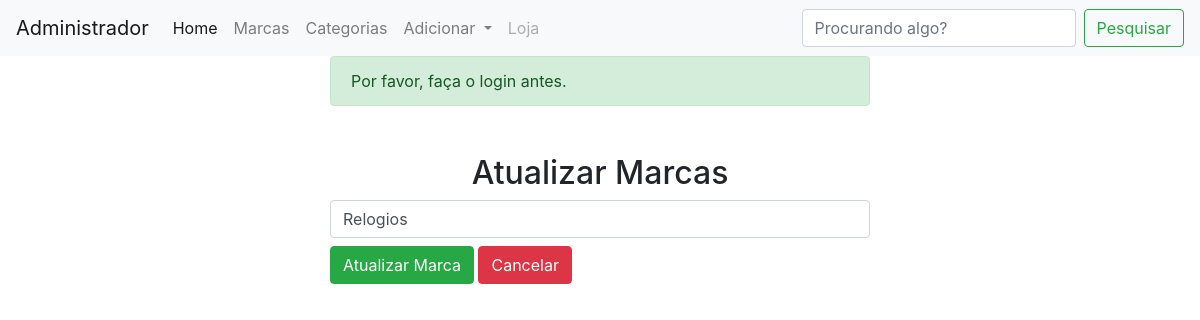
The page /updatemarca/3 on the database as committed earlier.
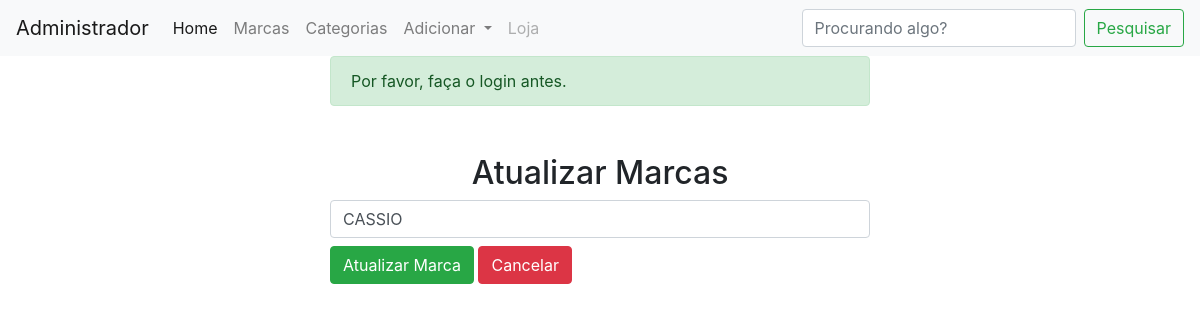
The same page on the database as committed later.
### shop/products/models.py (models this page shows)
class Marcas(db.Model):
    id = db.Column(db.Integer, primary_key=True)
    name = db.Column(db.String(30), nullable=False, unique=True)

### shop/products/routes.py (the view)
@app.route('/updatemarca/<int:id>', methods=['GET', 'POST'])
def updatemarca(id):
    conferir_login()
    old_marca = Marcas.query.get_or_404(id)
    marca = request.form.get('marca')
    if request.method == 'POST':
        old_marca.name = marca
        db.session.commit()
        flash(f"A marca {marca} foi atualizada com sucesso", "success")
        return redirect(url_for('marcas'))
    return render_template('/products/updateclassificacao.html', content=old_marca, escopo='updatemarca', title="Atualizar Marcas")

### shop/products/routes.py (called while the page is built)
def conferir_login():
    if 'email' not in session:
        flash(f'Por favor, faça o login antes.', 'success')
        return redirect(url_for('login'))

### shop/templates/products/updateclassificacao.html (shortened to what this page needs)
{% extends "layoutadmin.html" %}
{% block content %}
<div class="container">
  <div class="row">
    <div class="col-md-3"></div>
    <div class="col-md-6">
      {% include "_messages.html" %}
      {% if escopo == 'updatemarca' %}
      <h2 class="text-center mt-5">Atualizar Marcas</h2>
      <form action="" method="POST">
        <input type="text" name="marca" class="form-control" value="{{content.name}}">
        <input type="submit" value="Atualizar Marca" class="btn btn-success mt-2">
        <a href="{{url_for('marcas')}}" class="btn btn-danger mt-2">Cancelar</a>
      </form>
      {% endif %}
    </div>
    <div class="col-md-3"></div>
  </div>
</div>
{% endblock content %}

Rows that differ between the two databases and show on the page:
changed Marcas: marca "Relogios" → "CASSIO"
